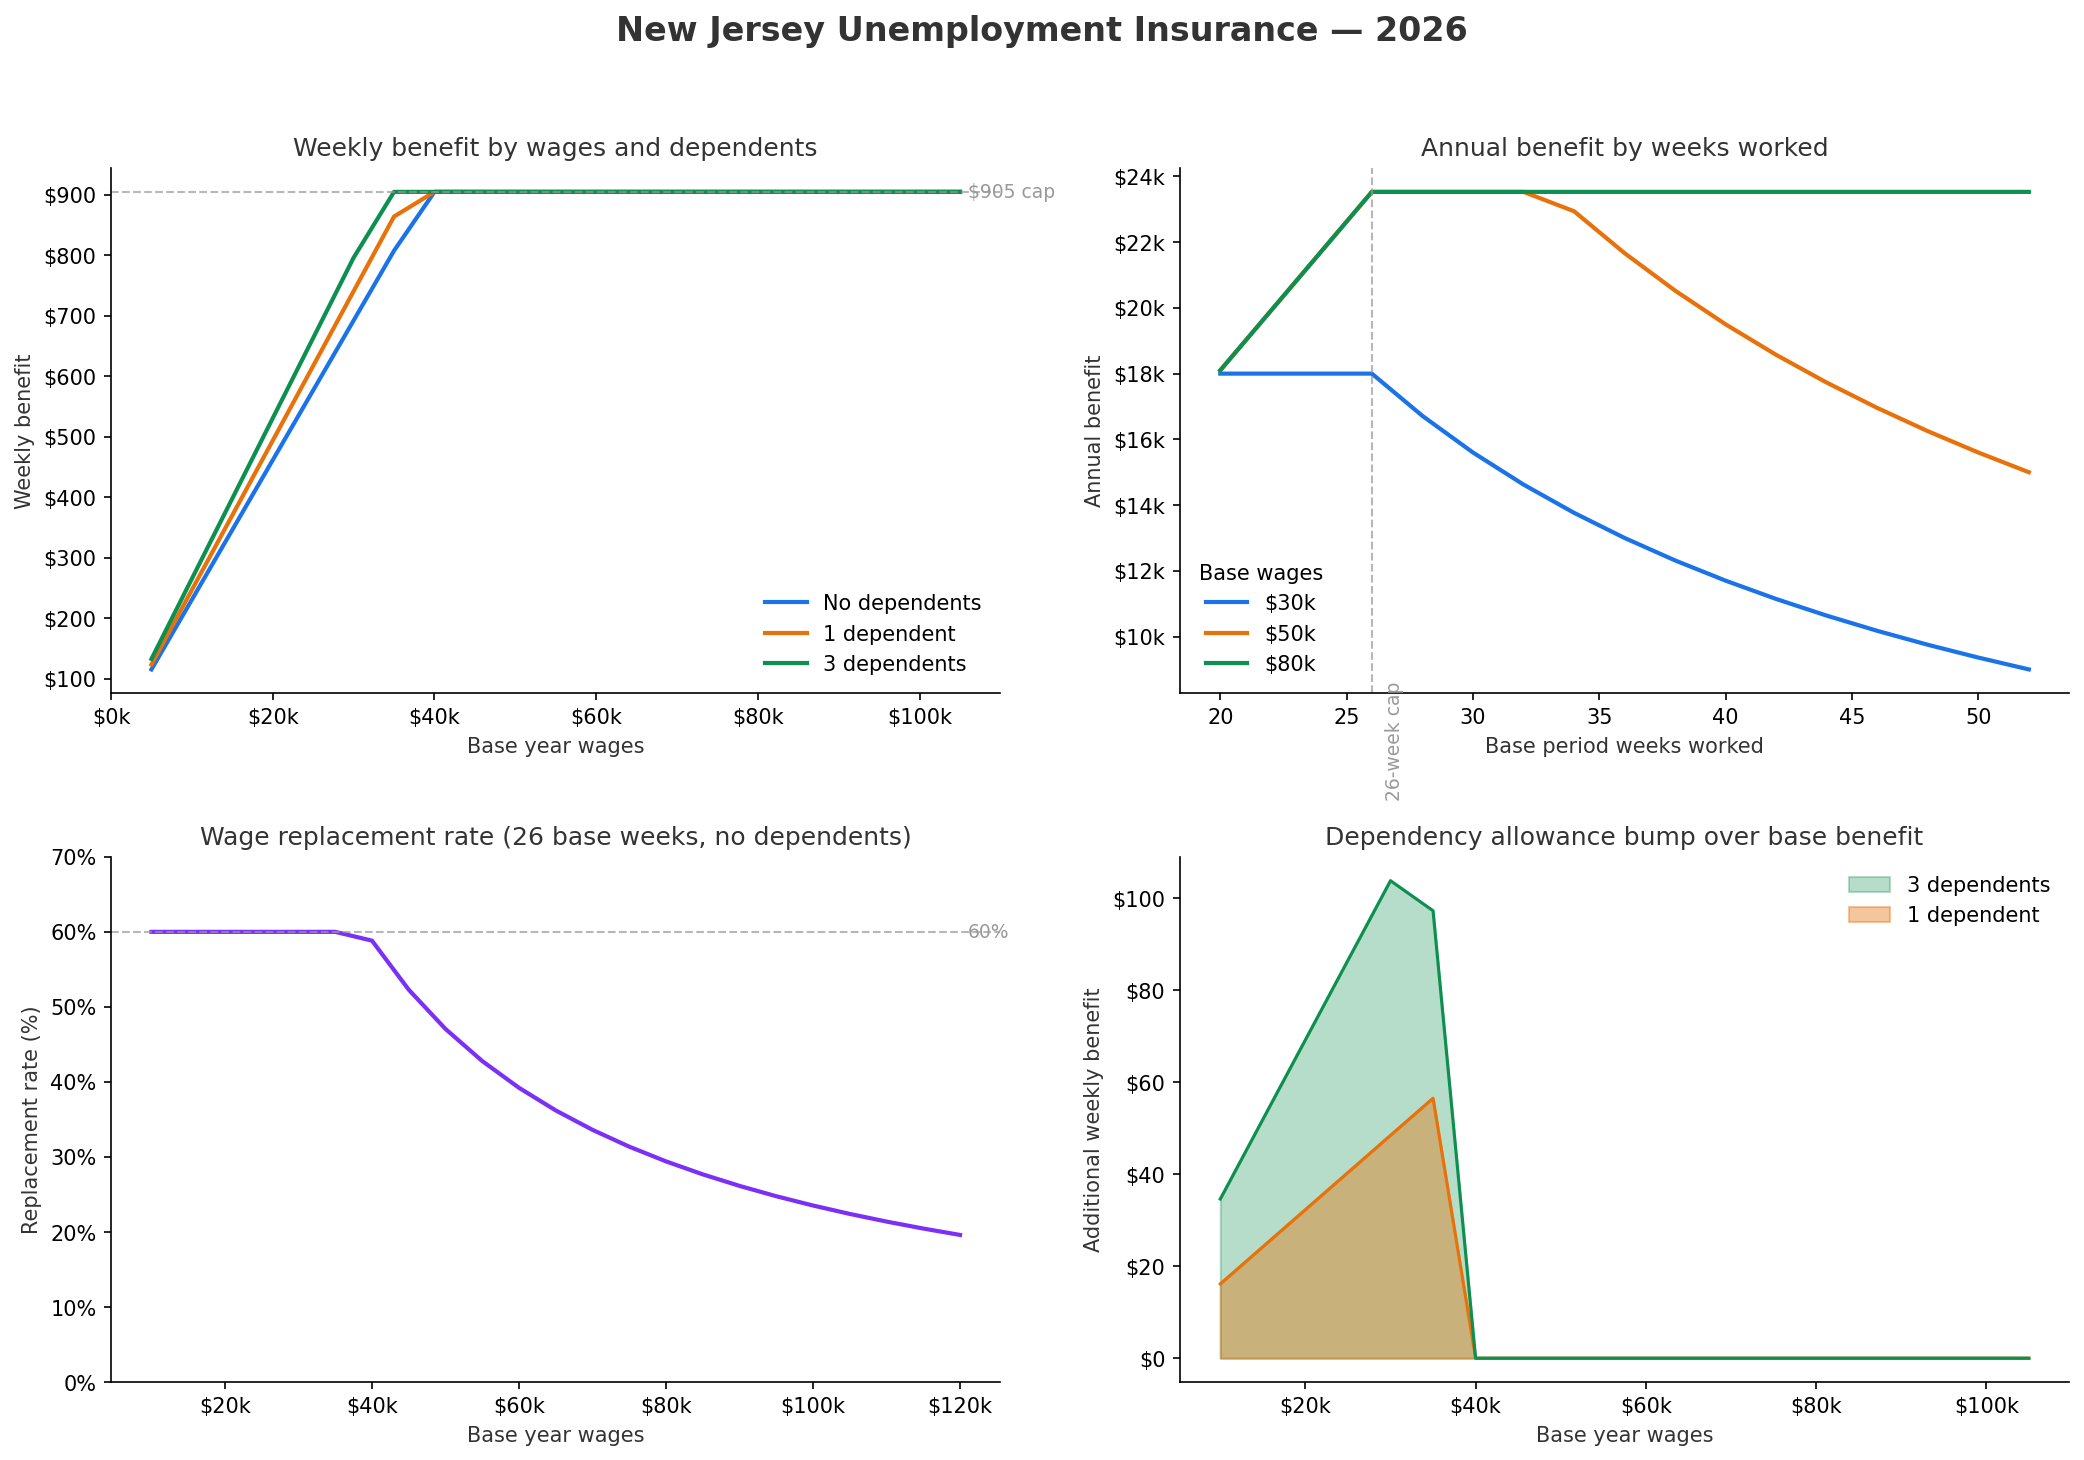

This chart was generated by the following Python code:
"""
New Jersey Unemployment Insurance — Baseline exploration.

Generates four charts showing how NJ UI benefits vary across:
1. Weekly benefit by wages and dependents
2. Annual benefit by weeks worked
3. Wage replacement rate
4. Dependency allowance bump
"""

import matplotlib

matplotlib.use("Agg")
import matplotlib.pyplot as plt
import matplotlib.ticker as mticker
import numpy as np
from policyengine_us import CountryTaxBenefitSystem
from policyengine_core.simulations import SimulationBuilder

system = CountryTaxBenefitSystem()


def calc_nj_ui(
    base_weeks, base_wages, weeks_claimed, num_dependents=0, year=2026
):
    people = {
        "adult": {
            "age": {year: 35},
            "is_tax_unit_dependent": {year: False},
        }
    }
    for i in range(num_dependents):
        people[f"child_{i}"] = {
            "age": {year: 10 - i},
            "is_tax_unit_dependent": {year: True},
        }
    members = ["adult"] + [f"child_{i}" for i in range(num_dependents)]
    situation = {
        "people": people,
        "tax_units": {"tax_unit": {"members": members}},
        "spm_units": {"spm_unit": {"members": members}},
        "households": {
            "household": {
                "members": members,
                "state_code": {year: "NJ"},
            }
        },
    }
    situation["people"]["adult"][
        "nj_unemployment_insurance_base_period_weeks"
    ] = {year: base_weeks}
    situation["people"]["adult"][
        "nj_unemployment_insurance_base_period_wages"
    ] = {year: base_wages}
    situation["people"]["adult"][
        "nj_unemployment_insurance_weeks_claimed"
    ] = {year: weeks_claimed}
    sim = SimulationBuilder().build_from_dict(system, situation)
    return {
        "wbr": float(
            sim.calculate(
                "nj_unemployment_insurance_weekly_benefit_rate", year
            )[0]
        ),
        "weekly": float(
            sim.calculate(
                "nj_unemployment_insurance_weekly_benefit", year
            )[0]
        ),
        "annual": float(
            sim.calculate("nj_unemployment_insurance", year)[0]
        ),
    }


BLUE = "#1a73e8"
ORANGE = "#e8710a"
GREEN = "#0d904f"
PURPLE = "#7b2ff7"
GRAY = "#333333"
LIGHT_GRAY = "#999999"

fig, axes = plt.subplots(2, 2, figsize=(14, 10))
fig.suptitle(
    "New Jersey Unemployment Insurance — 2026",
    fontsize=16,
    fontweight="bold",
    color=GRAY,
    y=0.97,
)

# Chart 1: Weekly benefit by wages
print("Chart 1...")
ax = axes[0, 0]
wages = np.arange(5000, 105001, 5000)
for deps, color, label in [
    (0, BLUE, "No dependents"),
    (1, ORANGE, "1 dependent"),
    (3, GREEN, "3 dependents"),
]:
    weekly = [calc_nj_ui(26, w, 26, deps)["weekly"] for w in wages]
    ax.plot(wages, weekly, color=color, linewidth=2, label=label)
ax.axhline(y=905, color=LIGHT_GRAY, linestyle="--", linewidth=1, alpha=0.7)
ax.text(106000, 905, "$905 cap", va="center", fontsize=9, color=LIGHT_GRAY)
ax.set_xlabel("Base year wages", color=GRAY)
ax.set_ylabel("Weekly benefit", color=GRAY)
ax.set_title(
    "Weekly benefit by wages and dependents", fontsize=12, color=GRAY
)
ax.xaxis.set_major_formatter(
    mticker.FuncFormatter(lambda x, _: f"${x/1000:.0f}k")
)
ax.yaxis.set_major_formatter(
    mticker.FuncFormatter(lambda x, _: f"${x:,.0f}")
)
ax.legend(frameon=False)
ax.spines[["top", "right"]].set_visible(False)

# Chart 2: Annual benefit by base weeks
print("Chart 2...")
ax = axes[0, 1]
weeks_range = list(range(20, 53, 2))
for wage, color, label in [
    (30_000, BLUE, "$30k"),
    (50_000, ORANGE, "$50k"),
    (80_000, GREEN, "$80k"),
]:
    annual = [calc_nj_ui(w, wage, 26)["annual"] for w in weeks_range]
    ax.plot(weeks_range, annual, color=color, linewidth=2, label=label)
ax.axvline(
    x=26, color=LIGHT_GRAY, linestyle="--", linewidth=1, alpha=0.7
)
ax.text(
    26.5,
    5000,
    "26-week cap",
    fontsize=9,
    color=LIGHT_GRAY,
    rotation=90,
    va="bottom",
)
ax.set_xlabel("Base period weeks worked", color=GRAY)
ax.set_ylabel("Annual benefit", color=GRAY)
ax.set_title("Annual benefit by weeks worked", fontsize=12, color=GRAY)
ax.yaxis.set_major_formatter(
    mticker.FuncFormatter(lambda x, _: f"${x/1000:.0f}k")
)
ax.legend(title="Base wages", frameon=False)
ax.spines[["top", "right"]].set_visible(False)

# Chart 3: Replacement rate
print("Chart 3...")
ax = axes[1, 0]
wages2 = np.arange(10000, 120001, 5000)
replacement = []
for w in wages2:
    r = calc_nj_ui(26, w, 26, 0)
    weekly_wage = w / 26
    replacement.append(
        r["weekly"] / weekly_wage * 100 if weekly_wage > 0 else 0
    )
ax.plot(wages2, replacement, color=PURPLE, linewidth=2)
ax.axhline(y=60, color=LIGHT_GRAY, linestyle="--", linewidth=1, alpha=0.7)
ax.text(121000, 60, "60%", va="center", fontsize=9, color=LIGHT_GRAY)
ax.set_xlabel("Base year wages", color=GRAY)
ax.set_ylabel("Replacement rate (%)", color=GRAY)
ax.set_title(
    "Wage replacement rate (26 base weeks, no dependents)",
    fontsize=12,
    color=GRAY,
)
ax.xaxis.set_major_formatter(
    mticker.FuncFormatter(lambda x, _: f"${x/1000:.0f}k")
)
ax.yaxis.set_major_formatter(
    mticker.FuncFormatter(lambda x, _: f"{x:.0f}%")
)
ax.spines[["top", "right"]].set_visible(False)
ax.set_ylim(0, 70)

# Chart 4: Dependency bump
print("Chart 4...")
ax = axes[1, 1]
wages3 = np.arange(10000, 105001, 5000)
base_vals = [calc_nj_ui(26, w, 26, 0)["weekly"] for w in wages3]
bump_1 = [
    calc_nj_ui(26, w, 26, 1)["weekly"] - b
    for w, b in zip(wages3, base_vals)
]
bump_3 = [
    calc_nj_ui(26, w, 26, 3)["weekly"] - b
    for w, b in zip(wages3, base_vals)
]
ax.fill_between(
    wages3, bump_3, color=GREEN, alpha=0.3, label="3 dependents"
)
ax.fill_between(
    wages3, bump_1, color=ORANGE, alpha=0.4, label="1 dependent"
)
ax.plot(wages3, bump_1, color=ORANGE, linewidth=1.5)
ax.plot(wages3, bump_3, color=GREEN, linewidth=1.5)
ax.set_xlabel("Base year wages", color=GRAY)
ax.set_ylabel("Additional weekly benefit", color=GRAY)
ax.set_title(
    "Dependency allowance bump over base benefit",
    fontsize=12,
    color=GRAY,
)
ax.xaxis.set_major_formatter(
    mticker.FuncFormatter(lambda x, _: f"${x/1000:.0f}k")
)
ax.yaxis.set_major_formatter(
    mticker.FuncFormatter(lambda x, _: f"${x:,.0f}")
)
ax.legend(frameon=False)
ax.spines[["top", "right"]].set_visible(False)

plt.tight_layout(rect=[0, 0, 1, 0.94])
output = "us/states/nj/nj_ui_baseline.png"
plt.savefig(output, dpi=150, bbox_inches="tight", facecolor="white")
print(f"Saved to {output}")
